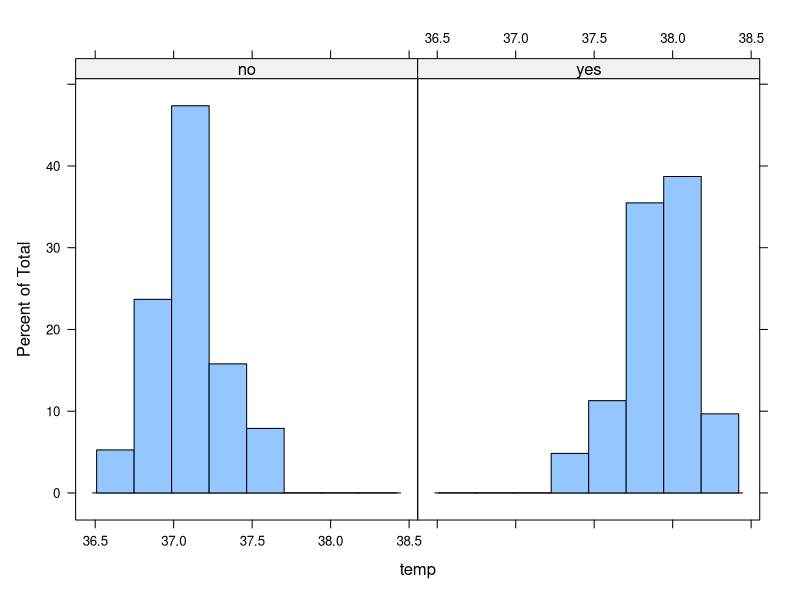
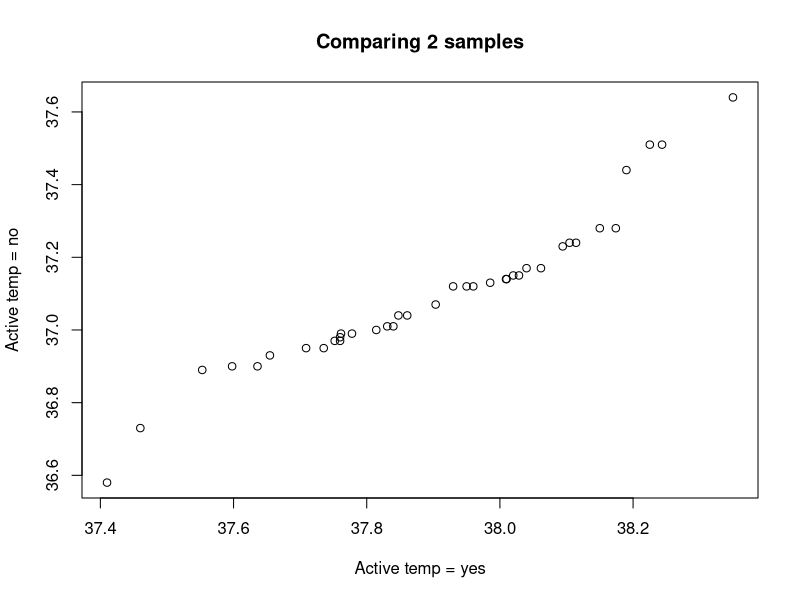
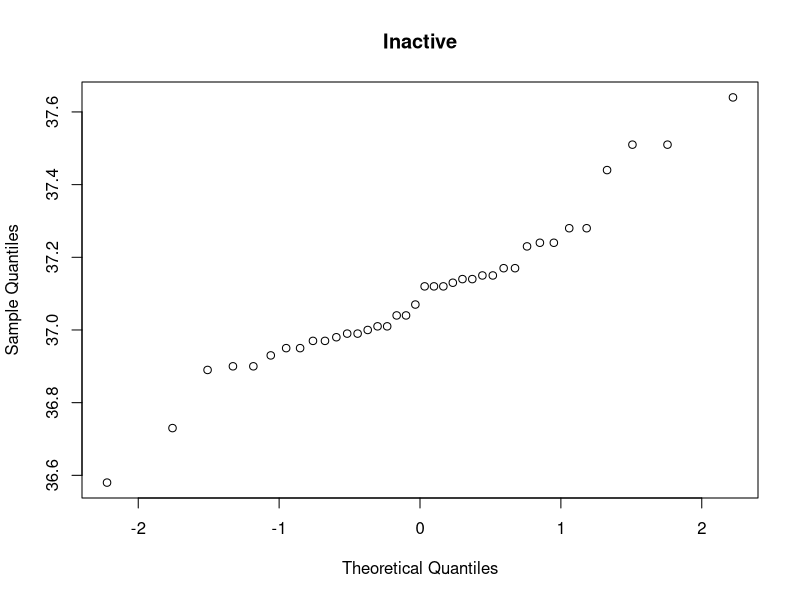
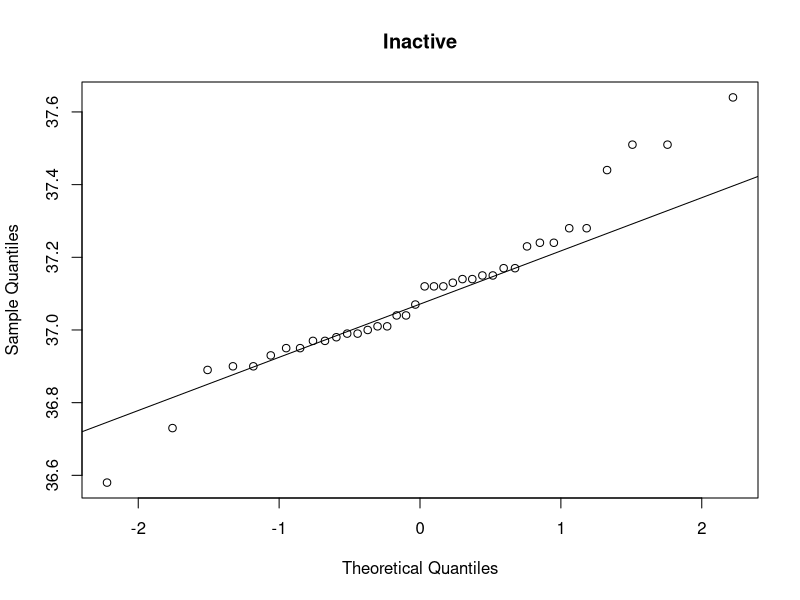
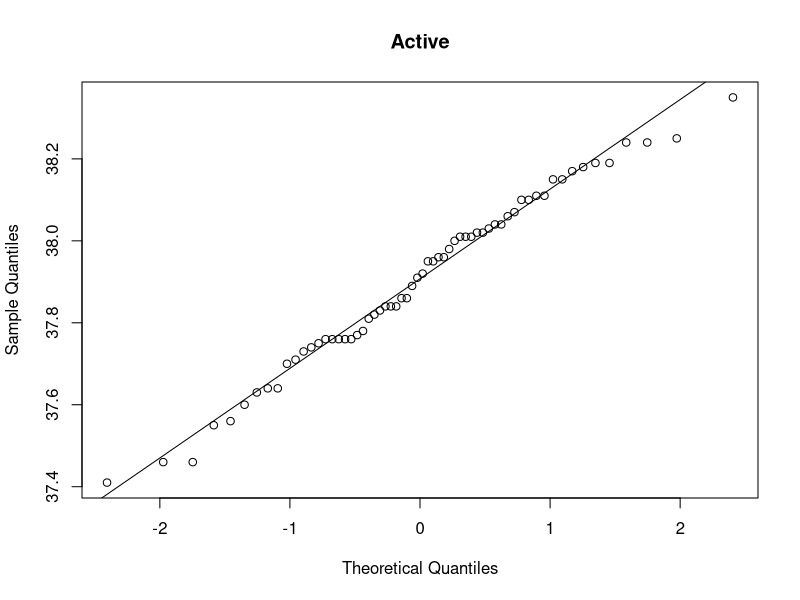

Reproduce these figures in R, in order. (Note: this script raises an error after producing the figures.)
# Using statistical methods to examine
# the relationships between variables of interest

?beavers
str(beaver2)
# The beaver dataset contains data on body temp of 4 beavers
# every 10 mins over a day for demo purposes 
# We want to examine the difference in average body temp
# during periods of activity to evaluate whether
# body temperature is affected by activity
# First we need to ensure that data is in correct format
# Activ should be a factor
# Temp is numerical

# use the transform function to
# change activ to a factor

transformed_beaver_data <- transform(beaver2,
                                     activ = factor(activ, labels = c("no", "yes")))

# Selecting the appropriate test
# We need to check whether the data is normally distributed or not
# See notes for more information

library("lattice")
# The histogram uses a 1 sided formula, so we
# dont specify anything on left side of ~
# and on right side we specify which variable is in the histogram
# ie temp.
# After the vertical line we show the factor by which the data
# is split ie "activ"
histogram(~temp | activ, data = transformed_beaver_data)

# Quantile-quantile plot allows us to 
# data is distributed normally
# Compare the quantiles of both samples 
# We use square brackets to select the cases we want

with(transformed_beaver_data,
     qqplot(temp[activ == "yes"],
            temp[activ == "no"], 
            main = "Comparing 2 samples", 
            xlab = "Active temp = yes",
            ylab =  "Active temp = no"))

# Using a QQ plot to check for normality
# qqnorm function plots your sample 
# against a normal distribution
with(transformed_beaver_data, {
  qqnorm(temp[activ == "no"], 
         main = "Inactive")
})

# We can add normailty line 
# to the plot to evaluate normality
# for active period = no
with(transformed_beaver_data, {
  qqnorm(temp[activ == "no"], 
         main = "Inactive")
  qqline(temp[activ == "no"])
})

# And we can change for active period
# = "yes"
with(transformed_beaver_data, {
  qqnorm(temp[activ == "yes"], 
         main = "Active")
  qqline(temp[activ == "yes"])
})

# Formal test of normality
# provided through widely used Shapiro-Wilks test
normality_test <- shapiro.test(transform.beaver$temp)
normality_test$p.value
# p-value tells us the chances that the sample comes 
# from a normal distribution 
# In this example, p-value is clearly lower than 0.05
# so not normally distributed

# We can check the normality in each variable
# using the tapply() function
with(transformed_beaver_data, tapply(temp, activ, shapiro.test))

# Comparing 2 samples - most widely used test
# eg comparing mileage in cars with manual and auto gearboxes
# R provides 2 tests for comparing numerical data
# the t-test and the Wilcoxon test
# Wilcoxon test does not require normally distributed data

# Carrying out a t-test
# Normally we can only carry out t-test on samples where variances
# are equal. Applying Welch variation allows for unequal variances

# In this test we are evaluating temp within groups determined by activ
t.test(temp ~ activ, data = transformed_beaver_data)
transformed_beaver_data

# t = test statistic
# df = degrees of freedom
# p = p value. Small p = means of both samples differ significantly
# Alternative hypothesis = what you can conclude if the p-value 
# is lower than the limit for significance (<0.05)
# This shows us that the true mean of the difference is not 0 
# ie that we reject the null hypothesis
# 95 percent confidence interval contains the difference between the means
# with 95% probability, in this case the difference between the means lies probably
# between 0.72 and 0.89

# We can also use two separate vectors for the samples you want to compare
# and pass both to the function
with(transformed_beaver_data,
     t.test(temp[activ == "yes"],
            temp[activ == "no"]))


# We can use the Wilcox.text() function 
# for data that deviates from normality
# In this test we get the test statistic (W)
# as well as the p value
# This test examines whether the centre of the data
# differs for both samples
wilcox.test(temp ~ activ, data = transformed_beaver_data)
# This test is the same as the Mann-Whitney U test
# so R doent have a separate test for Mann-Whitney


# Example of patients involved in car accidents
# whether they wore a seat belt or not
survivors <- matrix(c(1781, 1443, 135, 47), ncol = 2)
colnames(survivors) <- c("survived", "died")
rownames(survivors) <- c("no seat belt", "seat belt")
survivors


result_prop_test <- prop.test(survivors)
result_prop_test
